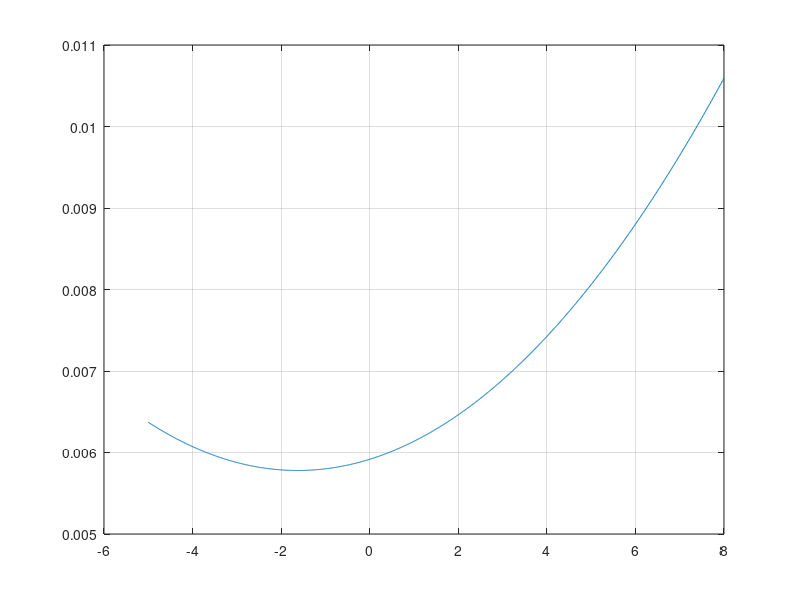

Recreate this plot in MATLAB.
clear
clc
close all

% load in the cd vs cl curve data
data_0012 = load("0012 cdvscl.csv");
data_2412 = load("2412 cdvscl.csv");

% extract the cl and cd values for each airfoil
X0012_cl = data_0012(1:end, 1);
X0012_cd = data_0012(1:end, 2);
X2412_cl = data_2412(1:end, 1);
X2412_cd = data_2412(1:end, 2);

% fit the drag curves for each airfoil
cd_fit_0012 = polyfit(X0012_cl,X0012_cd,2);
cd_fit_2412 = polyfit(X2412_cl,X2412_cd,2);

% create an AoA vector to sweep through
AoA = -5:0.01:8;

% area in square inches
S = 23112;

% create wingspan vector in inches
y = -18*12:1:18*12;

% create chord vector in inches
c = linspace(64,43,round(length(y)/2));
% symmetric wing
chalf = c(1,2:end);
% join halves and insert middle value
c = cat(2,flip(chalf),64,chalf);

% lift slope from previous part
% taken fron the tables in the previous report
a_0012 = 0.1060;
a_2412 = 0.1041;

% create lift slope vector
% assume lift slope varies linearly between that of 0012 and 2412 from tip
% to root
a = linspace(a_2412,a_0012,round(length(y)/2));
% symmetric wing
ahalf = a(1,2:end);
% join halves and insert middle value
a = cat(2,flip(ahalf),a_2412,ahalf);

% zero lift AoA from previous part
% taken from the tables in the previous report
aL0_0012 = 0.0004;
aL0_2412 = -2.1402;

% create zero lift AoA vector
% assume zero lift AoA varies linearly between that of 0012 and 2412 from
% tip to root
aL0 = linspace(aL0_2412,aL0_0012,round(length(y)/2));
% symmetric wing
aL0half = aL0(1,2:end);
% join halves and insert middle value
aL0 = cat(2,flip(aL0half),aL0_2412,aL0half);

% create twist vector
twist = linspace(0,2,round(length(y)/2));
% symmetric wing
twisthalf = twist(1,2:end);
% join halves and insert middle value
twist = cat(2,flip(twisthalf),0,twisthalf);

% preallocate variables
local_cl = zeros(size(y));
local_cd = zeros(size(y));

% create cd weighting vector to average the airfoil values (explanation in
% loop)
weight = linspace(0,1,round(length(y)/2));
% symmetric wing
weighthalf = weight(1,2:end);
% join halves and insert middle value
weight = cat(2,flip(weighthalf),0,weighthalf);

% preallocate variable
total_cd = zeros(size(AoA));

% work through the AoA vector
for i = 1:length(AoA)
    % get a vector of local AoA based on twist at each point + wing AoA
    local_AoA = twist + AoA(i);

    % work across the wingspan
    for j = 1:length(y)

        % get the cL at each point along the span based on the local AoA,
        % local lift slope, and local zero lift AoA
        local_cl(j) = (local_AoA(j) - aL0(j)) * a(j);

        % get the cd for 0012 at this cL
        local_cd0012 = cd_fit_0012(1) * local_cl(j) ^ 2 + cd_fit_0012(2) * local_cl(j) + cd_fit_0012(3);
        % get the cd for 2412 at this cL
        local_cd2412 = cd_fit_2412(1) * local_cl(j) ^ 2 + cd_fit_2412(2) * local_cl(j) + cd_fit_2412(3);

        % take a weighted average of the two cd values to get an estimate
        % of the actual cd
        % the weighting assumes the airfoil is 100% 0012 at the tip, 100%
        % 2412 at the root, and a linear mix of the two airfoils in between
        local_cd(j) = weight(j) * local_cd0012 + (1 - weight(j)) * local_cd2412;
    end
    % integrate the local cd across the wingspan
    cd_integral = trapz(local_cd .* c);
    % divide by the wing area to get profile drag coefficient at this AoA
    total_cd(i) = cd_integral / S;
end

% plot the profile drag coefficient as a function of AoA
plot(AoA,total_cd);
grid on
hold on